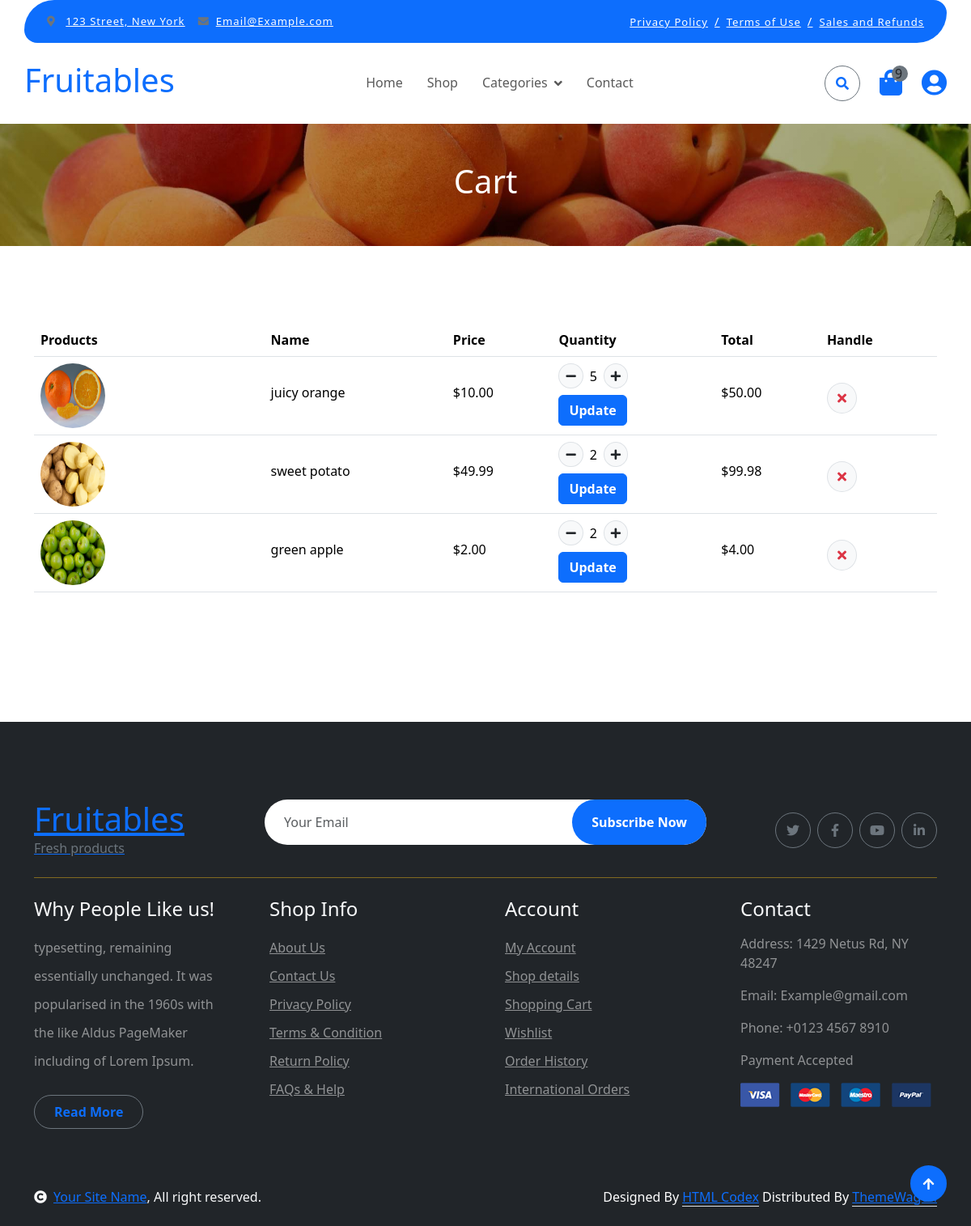
The app's page /order/cart/ (signed in) with its own data.
### order/models.py (models this page shows, shortened)
class CartItem(models.Model):
    product = models.ForeignKey(Product, on_delete = models.CASCADE)
    cart = models.ForeignKey(Cart, on_delete= models.CASCADE, related_name='items')
    quantity = models.IntegerField(default=1)

### store/models.py (models this page shows, shortened)
class Product(models.Model):
    name = models.CharField(max_length=200)
    description = models.TextField()
    price = models.DecimalField(max_digits=10, decimal_places=2)
    product_image = models.ImageField(upload_to='products/')
    product_thumbnail = models.ImageField(upload_to='products/thumbnails/', editable=False, null=True, blank=True)
    slug = models.SlugField(unique=True)
    quantity = models.IntegerField(default=0)
    category = models.ForeignKey(Category, on_delete=models.CASCADE, related_name='products', null=True)
    tag = models.ManyToManyField(ProductTag, related_name='tags')

### order/views.py (the view)
# urls.py: path('cart/', views.ViewCart.as_view(), name='cart'),
class ViewCart(LoginRequiredMixin, View):
    login_url = '/users/login/'
    def get(self, request):
        if request.user.is_authenticated:
            cart, created = Cart.objects.get_or_create(user=request.user)
            items = cart.items.all()
        else:
            items = []
        for item in items:
            item.total_price = item.product.price * item.quantity
        return render(request, 'cart.html', {
            'items': items,
        })

### order/context_processors.py (called while the page is built)
def cart_items(request):
    total_items = 0
    if request.user.is_authenticated:
        cart, created = Cart.objects.get_or_create(user=request.user)
        total_items = sum(item.quantity for item in cart.items.all())
    return {
        'total_items': total_items,
    }

### users/models.py (called while the page is built)
    def update_last_active(self):
        self.last_active_datetime = timezone.now()
        self.save(update_fields=['last_active_datetime'])

### templates/cart.html (shortened to what this page needs)
{% extends 'base.html' %}
{% load static %}
{% block content %}
        <div class="container-fluid page-header py-5">
            <h1 class="text-center text-white display-6">Cart</h1>
        </div>
        <div class="container-fluid py-5">
            <div class="container py-5">
                <div class="table-responsive">
                    <table class="table">
                        <thead>
                          <tr>
                            <th scope="col">Products</th>
                            <th scope="col">Name</th>
                            <th scope="col">Price</th>
                            <th scope="col">Quantity</th>
                            <th scope="col">Total</th>
                            <th scope="col">Handle</th>
                          </tr>
                        </thead>
                        <tbody>
                            {% for item in items %}
                            <tr>
                                <th scope="row">
                                    <div class="d-flex align-items-center">
                                        <img src="{{ item.product.product_image.url }}" class="img-fluid me-5 rounded-circle" style="width: 80px; height: 80px;" alt="">
                                    </div>
                                </th>
                                <td>
                                    <p class="mb-0 mt-4">{{ item.product.name }}</p>
                                </td>
                                <td>
                                    <p class="mb-0 mt-4">${{ item.product.price }}</p>
                                </td>
                              <td>
                                <form method="POST" action="{% url 'update_cart_item' item.id %}">
                                    <div class="d-flex align-items-center quantity">
                                        <button type="button" class="btn btn-sm btn-minus rounded-circle bg-light border">
                                            <i class="fa fa-minus"></i>
                                        </button>
                                        <span class="quantity-value mx-2">{{ item.quantity }}</span>
                                        <button type="button" class="btn btn-sm btn-plus rounded-circle bg-light border">
                                            <i class="fa fa-plus"></i>
                                        </button>
                                    </div>
                                    <button type="submit" class="btn btn-primary mt-2">Update</button>
                                </form>
                            </td>
                                <td>
                                    <p class="mb-0 mt-4">${{ item.total_price|floatformat:2 }}</p>
                                </td>
                                <td>
                                    <form method="POST" action="{% url 'remove_from_cart' item.id %}">
                                        <button type="submit" class="btn btn-md rounded-circle bg-light border mt-4">
                                            <i class="fa fa-times text-danger"></i>
                                        </button>
                                    </form>
                                </td>
                            </tr>
                            {% endfor %}
                        </tbody>
                    </table>
                </div>
                    </div>
                </div>
{% endblock %}

### static/css/style.css (style rules this page uses)
.btn { font-weight: 600; transition: .5s; }
.page-header { position: relative; background: linear-gradient(rgba(0, 0, 0, 0.3), rgba(0, 0, 0, 0.3)), url(../img/cart-page-header-img.jpg); background-position: center center; background-repeat: no-repeat; background-size: cover; }
@media (min-width: 992px) { .hero-header, .page-header { margin-top: 152px !important; } }

### records on screen
CartItem: product.product_image (picture), product.name "juicy orange", product.price "10.00", quantity "5", total_price "50.00"
CartItem: product.product_image (picture), product.name "sweet potato", product.price "49.99", quantity "2", total_price "99.98"
CartItem: product.product_image (picture), product.name "green apple", product.price "2.00", quantity "2", total_price "4.00"

### other values on screen
{{ total_items }} "9"
